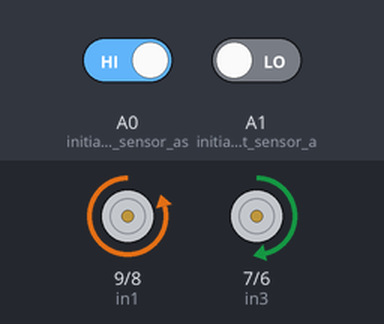
A program run on a simulated Arduino Uno, built with avr-gcc and run on an emulated ATmega328P. Parts: motor-driver pin pairs drawn as motors (green arrow = first pin HIGH = forward, orange = second pin HIGH = backward, longer = more drive, scaled by the enable pin). The inputs (shaded band) are chosen by the test bench; at power-on: A0 (initialize_Left_sensor_as) HIGH, A1 (initialize_Right_sensor_a) LOW.

Above: at 1.2 s.
1.3 s: A0 (initialize_Left_sensor_as) driven LOW
At 2.5 s:
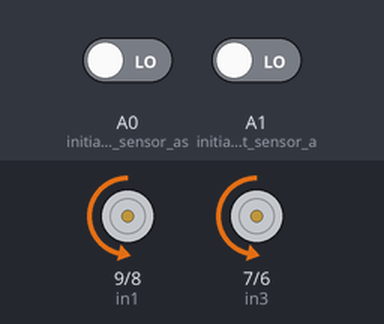
2.8 s: A1 (initialize_Right_sensor_a) driven HIGH
At 3.8 s:
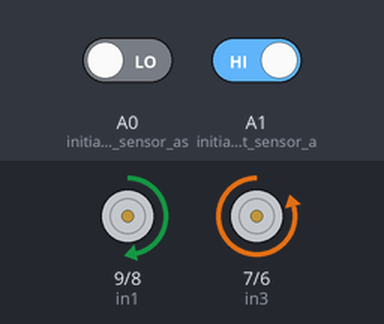
4.3 s: A0 (initialize_Left_sensor_as) driven HIGH
At 4.9 s:
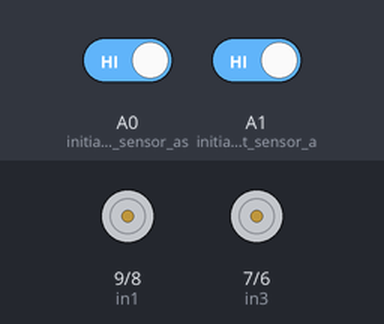
5.8 s: A1 (initialize_Right_sensor_a) driven LOW
At 7.0 s:
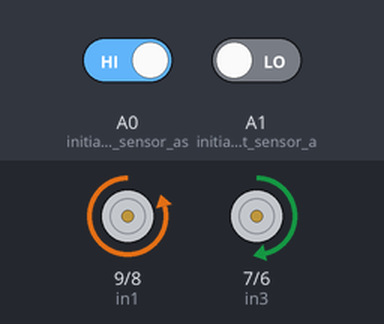
7.3 s: A1 (initialize_Right_sensor_a) driven HIGH
At 8.4 s:
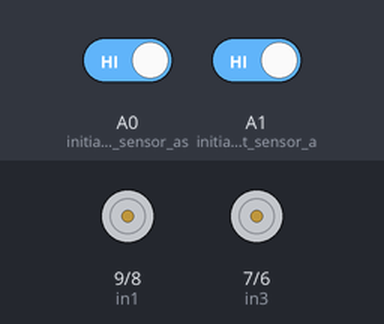
Timing chart, 0 to 9.8 s (numbered marks = the images above; inputs shaded):
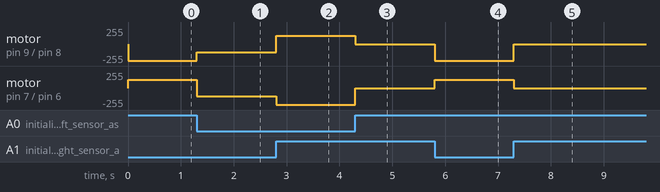

Measured:
- after the input at 1.3 s, motor on pin 9 (in1) / pin 8 (in2): backward 250/255 → backward 125/255 at once; motor on pin 7 (in3) / pin 6 (in4): forward 125/255 → backward 125/255 at once
- after the input at 2.8 s, motor on pin 9 (in1) / pin 8 (in2): backward 125/255 → forward 125/255 at once; motor on pin 7 (in3) / pin 6 (in4): backward 125/255 → backward 250/255 at once
- after the input at 4.3 s, motor on pin 9 (in1) / pin 8 (in2): forward 125/255 → stopped at once; motor on pin 7 (in3) / pin 6 (in4): backward 250/255 → stopped at once
- after the input at 5.8 s, motor on pin 9 (in1) / pin 8 (in2): stopped → backward 250/255 at once; motor on pin 7 (in3) / pin 6 (in4): stopped → forward 125/255 at once
- after the input at 7.3 s, motor on pin 9 (in1) / pin 8 (in2): backward 250/255 → stopped at once; motor on pin 7 (in3) / pin 6 (in4): forward 125/255 → stopped at once

The program:

main.cpp
```cpp
// (licence header left out)
#include <Arduino.h>

//Arduino I/O pin map
#define enA 10
#define enB 5
#define in1 9
#define in2 8
#define in3 7
#define in4 6


 int MotorSpeed = 125; // speed of motor
 int RotationSpeed = 250; // Fast Rotation Speed

 //Declaring car operations
 void moveBack();
 void moveForward();
 void moveRight();
 void moveLeft();
 void Stop();

 //Setup() describes the initialization parameters
 void setup() {
   pinMode(in1,OUTPUT);
   pinMode(in2,OUTPUT);
   pinMode(in3,OUTPUT);
   pinMode(in4,OUTPUT);

   pinMode(enA,OUTPUT);
   pinMode(enB,OUTPUT);

   pinMode(A0, INPUT); // initialize Left sensor as an input
   pinMode(A1, INPUT); // initialize Right sensor as an input
}

//loop() implements the main routine
void loop() {

 int LeftSensor = digitalRead(A0);
 int RightSsensor = digitalRead(A1);

if(LeftSensor==0 && RightSsensor==0) {
  moveForward(); //call moveForward
}

 else if(LeftSensor==1 && RightSsensor==0) {
  moveRight(); //call moveRight
 }

 else if(LeftSensor==0 && RightSsensor==1) {
  moveLeft(); //call moveLeft
}

 else if(LeftSensor==1 && RightSsensor==1) {
  Stop(); //call Stop
 }
}


//moveBack() implements car backing motion
void moveBack()
{
  digitalWrite(in1, HIGH);
  digitalWrite(in2, LOW);
  digitalWrite(in3, HIGH);
  digitalWrite(in4, LOW);

  analogWrite(enA, MotorSpeed);
  analogWrite(enB, MotorSpeed);
}

//moveForward() implements car forward motion
void moveForward()
{
  digitalWrite(in1, LOW);
  digitalWrite(in2, HIGH);
  digitalWrite(in3, LOW);
  digitalWrite(in4, HIGH);

  analogWrite(enA, MotorSpeed);
  analogWrite(enB, MotorSpeed);
}

//moveRight() implemenets car moving right motion
void moveRight()
{
  digitalWrite(in1, LOW);
  digitalWrite(in2, HIGH);
  digitalWrite(in3, HIGH);
  digitalWrite(in4, LOW);

  analogWrite(enA, RotationSpeed);
  analogWrite(enB, MotorSpeed); //analogWrite(enB, RotationSpeed);
}

//moveLeft() implements car moving left motion
void moveLeft()
{
  digitalWrite(in1, HIGH);
  digitalWrite(in2, LOW);
  digitalWrite(in3, LOW);
  digitalWrite(in4, HIGH);

  analogWrite(enA, MotorSpeed); //analogWrite(enA, RotationSpeed);
  analogWrite(enB, RotationSpeed);
}

//Stop() implements car stop
void Stop()
{
  digitalWrite(in1, LOW);
  digitalWrite(in2, LOW);
  digitalWrite(in3, LOW);
  digitalWrite(in4, LOW);
}
```
